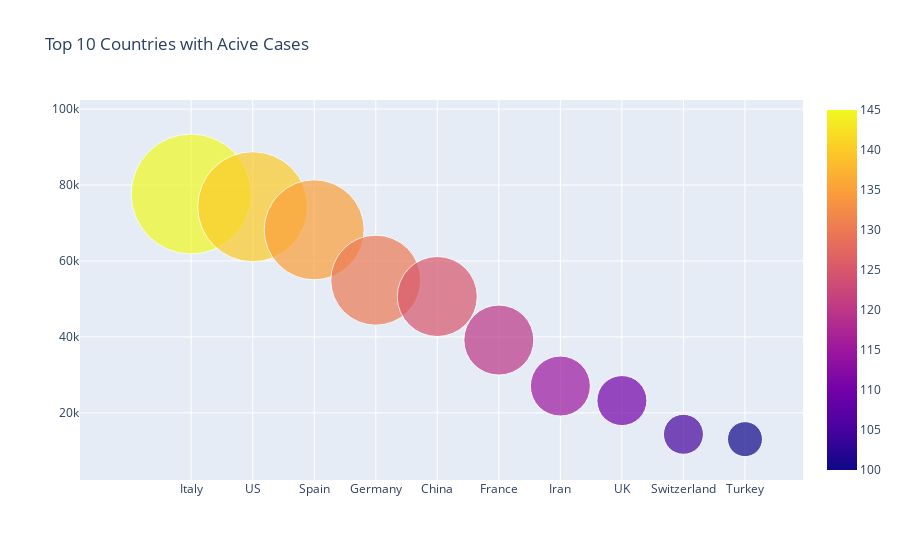

The notebook cell this image was saved under:
### Code cell
fig=go.Figure(data=[go.Scatter(x=Active_per_country['Country/Region'].head(10),y=Active_per_country['Active'].head(10),
                               mode='markers',
                              marker=dict(color=[145,140,135,130,125,120,115,110,105,100],
                                         size=[120,110,100,90,80,70,60,50,40,35],
                                         showscale=True))])
fig.update_layout(title='Top 10 Countries with Acive Cases')
fig.show()

### Figure 1 — Plotly figure (JSON) as saved in the notebook; plotly's stock layout.template omitted (floating-point values rounded to 4 significant figures)
{"data": [{"marker": {"color": [145, 140, 135, 130, 125, 120, 115, 110, 105, 100], "showscale": true, "size": [120, 110, 100, 90, 80, 70, 60, 50, 40, 35]}, "mode": "markers", "type": "scatter", "x": ["Italy", "US", "Spain", "Germany", "China", "France", "Iran", "UK", "Switzerland", "Turkey"], "y": [77635, 74283, 68200, 54933, 50633, 39161, 27051, 23226, 14349, 13074]}], "layout": {"title": {"text": "Top 10 Countries with Acive Cases"}}}
